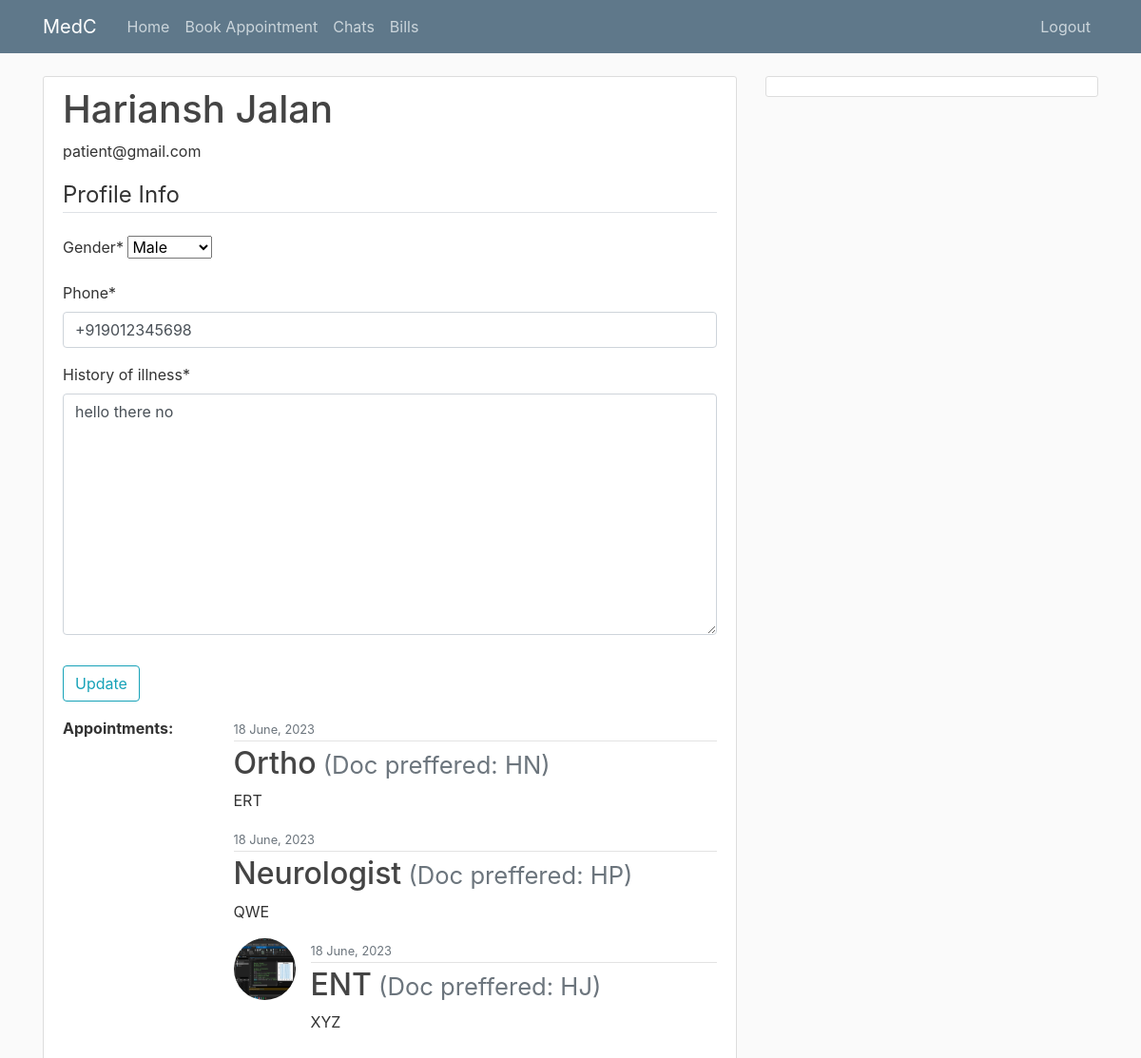
Page /patient/ (signed in) on the earlier database version.
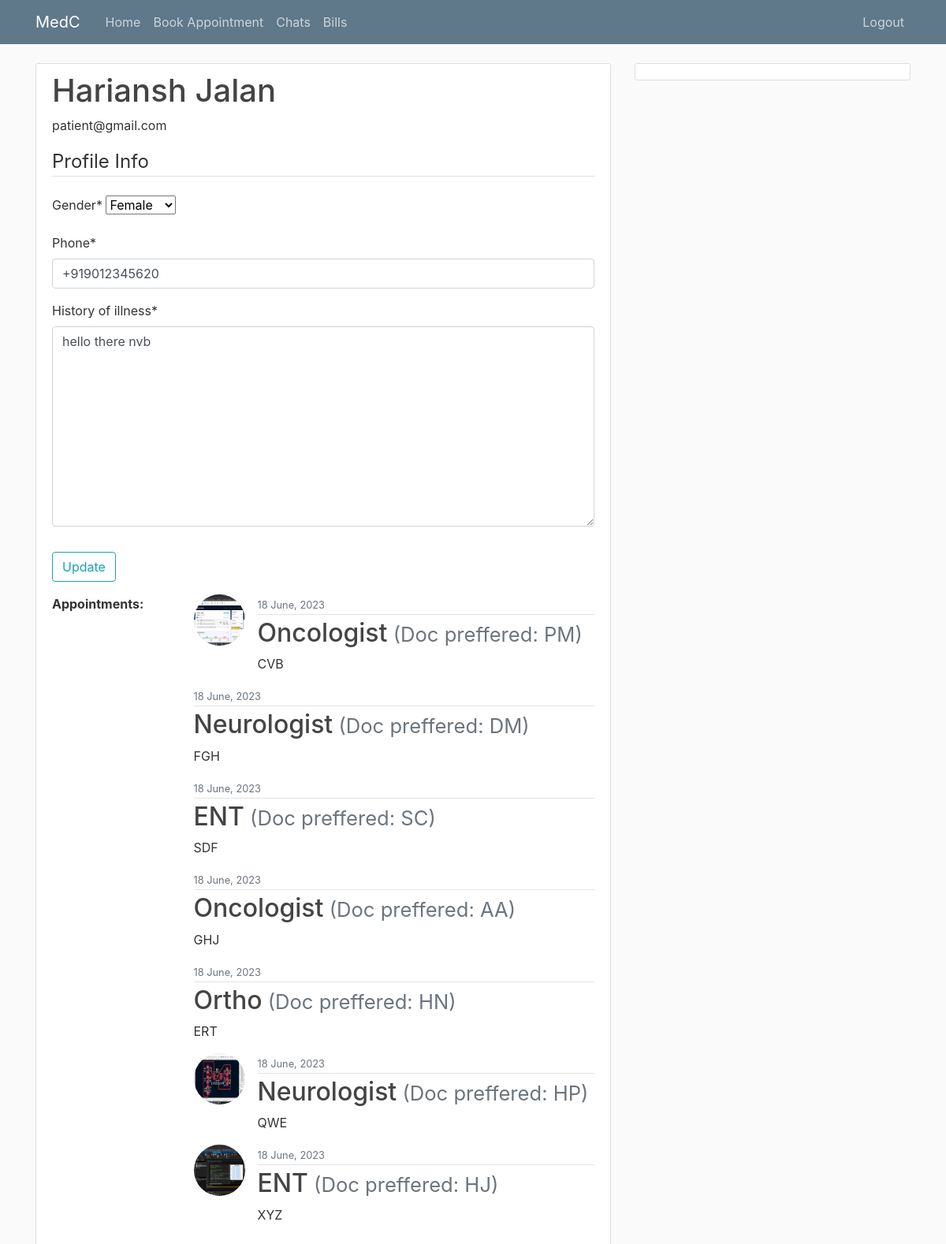
Same page on the later database version.
### users/models.py (models this page shows)
class User(AbstractUser):
    email = models.EmailField(null=True, unique=True)
    phone = PhoneNumberField(null=True, blank=False, unique=True)
    gender = models.CharField(null=True, max_length=1, choices=(('M','Male'),('F','Female')))
    is_patient = models.BooleanField(default=False)
    is_staff = models.BooleanField(default=False)

class Patient(models.Model):
    user = models.OneToOneField(User, on_delete=models.CASCADE, primary_key=True, related_name='patient')
    history_of_illness = models.TextField()

### patient_dashboard/models.py (models this page shows, shortened)
class Appointment(models.Model):
    doc_name = models.CharField('Doc preffered(if any)',blank=True,default="", max_length=100)
    department = models.CharField(choices=DEPARTMENTS,max_length=15)
    symptoms = models.TextField()
    date_posted = models.DateTimeField(default=timezone.now)
    prescription = models.ImageField(blank=True, upload_to='prescriptions')
    cost = models.IntegerField(null=True)
    patient = models.ForeignKey(get_user_model(), on_delete=models.CASCADE)

### patient_dashboard/views.py (the view)
# urls.py: 2. Add a URL to urlpatterns:  path('', views.home, name='home')
def home(request):
   user = request.user
   if request.method=='POST':
      u_form = UserUpdateForm(request.POST, instance=user)
      p_form = ProfileUpdateForm(request.POST, instance=request.user.patient)
      if u_form.is_valid() and p_form.is_valid():
            u_form.save()
            p_form.save()
            channel_layer = get_channel_layer()
            async_to_sync(channel_layer.group_send)("apps", {'type': 'chatroom_message','message': 'refresh_profiles',})
            messages.success(request, f'your account has been updated')
   else:
      u_form = UserUpdateForm(instance=user)
      p_form = ProfileUpdateForm(instance=request.user.patient)
   apps = Appointment.objects.filter(patient = user).order_by('-date_posted')
   return render(request,'patient_dashboard/profile.html',{'user': user, 'apps': apps, 'u_form' : u_form, 'p_form' : p_form})

### patient_dashboard/forms.py
class UserUpdateForm(forms.ModelForm):
    class Meta:
        model = User
        fields = ['gender', 'phone']

class ProfileUpdateForm(forms.ModelForm):
    class Meta:
        model = Patient
        fields = ['history_of_illness']

### patient_dashboard/templates/patient_dashboard/profile.html (shortened to what this page needs)
{% extends "patient_dashboard/base.html" %}
{%load crispy_forms_tags%}
{% block content %}
<div class="content-section">
    <h2 class="account-heading">{{user.first_name}} {{user.last_name}}</h2>
    <p>{{user.email}}</p>
    <form method="POST">
        <fieldset class="form-group">
            <legend class="border-bottom mb-4">Profile Info</legend>
            {{u_form|crispy}}
            {{p_form|crispy}}
        </fieldset>
        <div class="form-group">
            <button class="btn btn-outline-info" type="submit">Update</button>
        </div>
    </form>
    <dl class="row">
        <dt class="col-sm-3">Appointments: </dt>
            <dd class="col-sm-9">
                <ul class="list-unstyled">
                    {%for app in apps%}
                        {%if not app.prescription%}
                            <li class="media">
                                <div class="media-body">
                                    <div class="article-metadata">
                                        <small class="text-muted">{{ app.date_posted|date:"d F, Y" }}</small>
                                    </div>
                                    <h2 class="article-title">{{ app.department }}<small class="text-muted">  (Doc preffered: {{ app.doc_name }})</small></h2>
                                    <p class="article-content">{{ app.symptoms }}</p>
                                </div>
                            </li>
                        {%else%}
                        <li class="media">
                            <img class="rounded-circle article-img" src="{{app.prescription.url}}"onclick= "window.open('{{app.prescription.url}}','_blank')">
                            <div class="media-body">
                                <div class="article-metadata">
                                    <small class="text-muted">{{ app.date_posted|date:"d F, Y" }}</small>
                                </div>
                                <h2 class="article-title">{{ app.department }}<small class="text-muted">  (Doc preffered: {{ app.doc_name }})</small></h2>
                                <p class="article-content">{{ app.symptoms }}</p>
                            </div>
                        </li>
                        {%endif%}
                    {%endfor%}
                </ul>
            </dd>
</div>
{% endblock content %}

### patient_dashboard/templates/patient_dashboard/base.html (shortened to what this page needs)
{% load static %}
<!DOCTYPE html>
<html>
<head>
    <link rel="stylesheet" href="https://cdn.jsdelivr.net/npm/bootstrap@4.0.0/dist/css/bootstrap.min.css"
>
    <link rel="stylesheet" type="text/css" href="{% static 'users/main.css' %}">
</head>
<body>
    <header class="site-header">
        <nav class="navbar navbar-expand-md navbar-dark bg-steel fixed-top">
            <div class="container">
                <a class="navbar-brand mr-4" href="#">MedC</a>
                <div class="collapse navbar-collapse" id="navbarToggle">
                    <div class="navbar-nav mr-auto">
                        <a class="nav-item nav-link" href="{%url 'patient-home'%}">Home</a>
                        <a class="nav-item nav-link" href="{%url 'patient-book'%}">Book Appointment</a>
                        <a class="nav-item nav-link" href="{%url 'patient-chat-home'%}">Chats</a>
                        <a class="nav-item nav-link" href="{%url 'patient-accounts'%}">Bills</a>
                    </div>
                    <div class="navbar-nav">
                        <a class="nav-item nav-link" href="{%url 'logout'%}">Logout</a>
                    </div>
                </div>
            </div>
        </nav>
    </header>
    <main role="main" class="container">
        <div class="row">
            <div class="col-md-8">
                {% block content %}{% endblock %}
            </div>
            <div class="col-md-4">
                <div class="content-section">
                </div>
            </div>
        </div>
    </main>
</body>
</html>

### users/static/users/main.css (style rules this page uses)
body { background: #fafafa; color: #333333; margin-top: 5rem; }
h1, h2, h3, h4, h5, h6 { color: #444444; }
ul { margin: 0; }
.bg-steel { background-color: #5f788a; }
.site-header .navbar-nav .nav-link { color: #cbd5db; }
.content-section { background: #ffffff; padding: 10px 20px; border: 1px solid #dddddd; border-radius: 3px; margin-bottom: 20px; }
.article-title { color: #444444; }
.article-content { white-space: pre-line; }
.article-img { height: 65px; width: 65px; margin-right: 16px; }
.article-metadata { padding-bottom: 1px; margin-bottom: 4px; border-bottom: 1px solid #e3e3e3 }
.account-heading { font-size: 2.5rem; }

Differences in the rows shown:
changed User "Hariansh": gender "Male" → "Female"; phone "+919012345698" → "+919012345620"
changed Patient: history_of_illness "hello there no" → "hello there nvb"
added Appointment: prescription (picture), date_posted "18 June, 2023", department "Oncologist", doc_name "PM", symptoms "CVB"
added Appointment: date_posted "18 June, 2023", department "Neurologist", doc_name "DM", symptoms "FGH"
added Appointment: date_posted "18 June, 2023", department "ENT", doc_name "SC", symptoms "SDF"
added Appointment: date_posted "18 June, 2023", department "Oncologist", doc_name "AA", symptoms "GHJ"
changed Appointment "HP": prescription: picture added; prescription empty → "prescriptions/Screenshot_20.png" (drawn)
